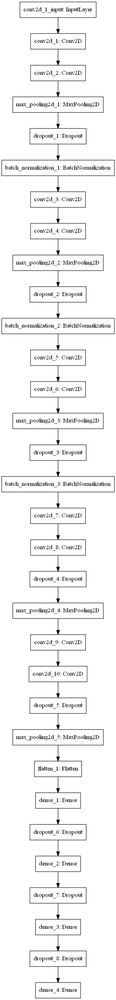
#> input picture model.png, 116 x 1000 px, shrunk from 357 x 3077 before the run
$ python -i canny.py   (imports and definitions only)
#> lines starting #> are read from the running program, lines starting #| are printed output that depends on the picture
import cv2
import numpy as np


def __auto_canny(img, sigma=0.33):
    # Compute the median of the single channel pixel intensities
    v = np.median(img)

    # Apply Canny edge detection using the computed median
    lower = int(max(0, (1.0 - sigma) * v))
    upper = int(min(255, (1.0 + sigma) * v))
    edged = cv2.Canny(img, lower, upper)
    return edged


def canny(img):
    # img = cv2.imread(impath)
    gray = cv2.cvtColor(img, cv2.COLOR_BGR2GRAY)
    blurred = cv2.GaussianBlur(gray, (3, 3), 0)
    auto = __auto_canny(blurred)
    return auto

>>> import cv2
>>> picture = cv2.imread('model.png')
#> picture is the input picture: shape (1000, 116, 3); min 0, max 255, mean 243.5
>>> result = canny(picture)
#> in canny, `blurred = cv2.GaussianBlur(gray, (3, 3), 0)`:
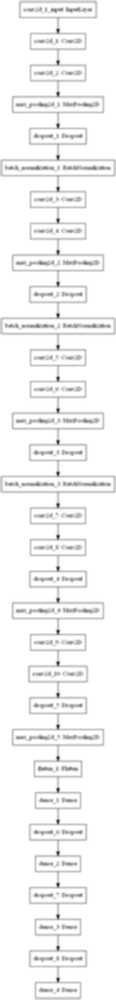
#> blurred: shape (1000, 116); min 46, max 255, mean 243.5
#> in __auto_canny, `v = np.median(img)`: v = 255
#> in __auto_canny, `lower = int(max(0, (1.0 - sigma) * v))`: lower = 170
#> in __auto_canny, `upper = int(min(255, (1.0 + sigma) * v))`: upper = 255
#> in __auto_canny, `edged = cv2.Canny(img, lower, upper)`:
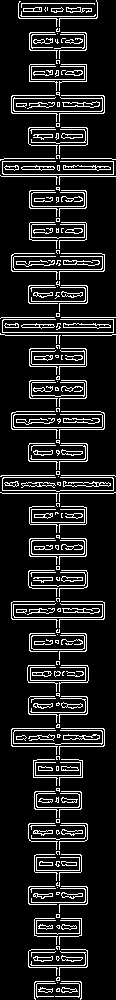
#> edged: shape (1000, 116); 12.8% white in thin lines or dots
